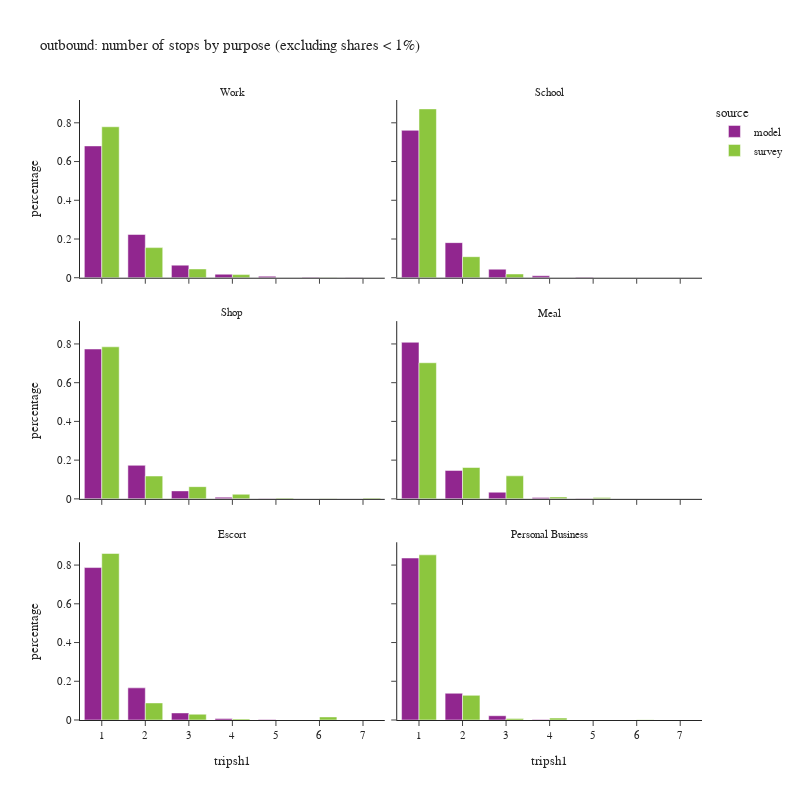

Source (notebook cell):
### Code cell
df_plot = df_tour.groupby(['tripsh1','pdpurp_label','source'])['toexpfac'].sum().reset_index()
df_plot['percentage'] = df_plot.groupby(['pdpurp_label','source'], group_keys=False)['toexpfac']. \
    apply(lambda x: x / float(x.sum()))
df_plot2 = df_plot.loc[(df_plot['percentage'] > 0.001) & (df_plot['tripsh1'] <= 10)]

fig = px.bar(df_plot2.sort_values(['source','pdpurp_label']),
             x="tripsh1", y="percentage", color="source",barmode="group",
             facet_col='pdpurp_label', facet_col_wrap=2, 
             hover_data=['toexpfac'],
             title="outbound: number of stops by purpose (excluding shares < 1%)")
fig.update_layout(height=800, width=800)
fig.for_each_annotation(lambda a: a.update(text = a.text.split("=")[-1]))
fig.for_each_xaxis(lambda a: a.update(dict(dtick = 1, categoryorder='category ascending')))
fig.show()

### Figure 1 — Plotly figure (JSON) as saved in the notebook; plotly's stock layout.template omitted (floating-point values rounded to 4 significant figures)
{"data": [{"alignmentgroup": "True", "customdata": [[1096000.0], [359600.0], [104700.0], [29430.0], [12400.0], [3548.0], [1907.0]], "hovertemplate": "source=model<br>pdpurp_label=Work<br>tripsh1=%{x}<br>percentage=%{y}<br>toexpfac=%{customdata[0]}<extra></extra>", "legendgroup": "model", "marker": {"color": "#91268F", "pattern": {"shape": ""}}, "name": "model", "offsetgroup": "model", "orientation": "v", "showlegend": true, "textposition": "auto", "type": "bar", "x": [1, 2, 3, 4, 5, 6, 7], "xaxis": "x5", "y": [0.6807, 0.2234, 0.06503, 0.01829, 0.007706, 0.002204, 0.001185], "yaxis": "y5"}, {"alignmentgroup": "True", "customdata": [[460100.0], [109600.0], [26680.0], [6004.0], [1682.0]], "hovertemplate": "source=model<br>pdpurp_label=School<br>tripsh1=%{x}<br>percentage=%{y}<br>toexpfac=%{customdata[0]}<extra></extra>", "legendgroup": "model", "marker": {"color": "#91268F", "pattern": {"shape": ""}}, "name": "model", "offsetgroup": "model", "orientation": "v", "showlegend": false, "textposition": "auto", "type": "bar", "x": [1, 2, 3, 4, 5], "xaxis": "x6", "y": [0.7611, 0.1813, 0.04413, 0.009932, 0.002782], "yaxis": "y6"}, {"alignmentgroup": "True", "customdata": [[565500.0], [126600.0], [30120.0], [6461.0], [1707.0]], "hovertemplate": "source=model<br>pdpurp_label=Shop<br>tripsh1=%{x}<br>percentage=%{y}<br>toexpfac=%{customdata[0]}<extra></extra>", "legendgroup": "model", "marker": {"color": "#91268F", "pattern": {"shape": ""}}, "name": "model", "offsetgroup": "model", "orientation": "v", "showlegend": false, "textposition": "auto", "type": "bar", "x": [1, 2, 3, 4, 5], "xaxis": "x3", "y": [0.7738, 0.1732, 0.04122, 0.008841, 0.002336], "yaxis": "y3"}, {"alignmentgroup": "True", "customdata": [[309700.0], [56230.0], [13170.0], [2936.0], [777.0]], "hovertemplate": "source=model<br>pdpurp_label=Meal<br>tripsh1=%{x}<br>percentage=%{y}<br>toexpfac=%{customdata[0]}<extra></extra>", "legendgroup": "model", "marker": {"color": "#91268F", "pattern": {"shape": ""}}, "name": "model", "offsetgroup": "model", "orientation": "v", "showlegend": false, "textposition": "auto", "type": "bar", "x": [1, 2, 3, 4, 5], "xaxis": "x4", "y": [0.8085, 0.1468, 0.03438, 0.007666, 0.002029], "yaxis": "y4"}, {"alignmentgroup": "True", "customdata": [[493800.0], [104100.0], [22890.0], [4835.0], [1339.0]], "hovertemplate": "source=model<br>pdpurp_label=Escort<br>tripsh1=%{x}<br>percentage=%{y}<br>toexpfac=%{customdata[0]}<extra></extra>", "legendgroup": "model", "marker": {"color": "#91268F", "pattern": {"shape": ""}}, "name": "model", "offsetgroup": "model", "orientation": "v", "showlegend": false, "textposition": "auto", "type": "bar", "x": [1, 2, 3, 4, 5], "xaxis": "x", "y": [0.7872, 0.1659, 0.03649, 0.007708, 0.002135], "yaxis": "y"}, {"alignmentgroup": "True", "customdata": [[331200.0], [54630.0], [8738.0], [1167.0]], "hovertemplate": "source=model<br>pdpurp_label=Personal Business<br>tripsh1=%{x}<br>percentage=%{y}<br>toexpfac=%{customdata[0]}<extra></extra>", "legendgroup": "model", "marker": {"color": "#91268F", "pattern": {"shape": ""}}, "name": "model", "offsetgroup": "model", "orientation": "v", "showlegend": false, "textposition": "auto", "type": "bar", "x": [1, 2, 3, 4], "xaxis": "x2", "y": [0.8364, 0.138, 0.02207, 0.002947], "yaxis": "y2"}, {"alignmentgroup": "True", "customdata": [[1083000.0], [216100.0], [63080.0], [22590.0], [1556.0]], "hovertemplate": "source=survey<br>pdpurp_label=Work<br>tripsh1=%{x}<br>percentage=%{y}<br>toexpfac=%{customdata[0]}<extra></extra>", "legendgroup": "survey", "marker": {"color": "#8CC63E", "pattern": {"shape": ""}}, "name": "survey", "offsetgroup": "survey", "orientation": "v", "showlegend": true, "textposition": "auto", "type": "bar", "x": [1, 2, 3, 4, 6], "xaxis": "x5", "y": [0.7796, 0.1555, 0.0454, 0.01626, 0.00112], "yaxis": "y5"}, {"alignmentgroup": "True", "customdata": [[426500.0], [53160.0], [9506.0]], "hovertemplate": "source=survey<br>pdpurp_label=School<br>tripsh1=%{x}<br>percentage=%{y}<br>toexpfac=%{customdata[0]}<extra></extra>", "legendgroup": "survey", "marker": {"color": "#8CC63E", "pattern": {"shape": ""}}, "name": "survey", "offsetgroup": "survey", "orientation": "v", "showlegend": false, "textposition": "auto", "type": "bar", "x": [1, 2, 3], "xaxis": "x6", "y": [0.8719, 0.1087, 0.01943], "yaxis": "y6"}, {"alignmentgroup": "True", "customdata": [[512600.0], [77000.0], [41160.0], [15470.0], [2581.0], [1044.0], [2947.0]], "hovertemplate": "source=survey<br>pdpurp_label=Shop<br>tripsh1=%{x}<br>percentage=%{y}<br>toexpfac=%{customdata[0]}<extra></extra>", "legendgroup": "survey", "marker": {"color": "#8CC63E", "pattern": {"shape": ""}}, "name": "survey", "offsetgroup": "survey", "orientation": "v", "showlegend": false, "textposition": "auto", "type": "bar", "x": [1, 2, 3, 4, 5, 6, 7], "xaxis": "x3", "y": [0.7852, 0.118, 0.06304, 0.0237, 0.003954, 0.001599, 0.004514], "yaxis": "y3"}, {"alignmentgroup": "True", "customdata": [[246700.0], [56860.0], [41740.0], [3409.0], [2273.0]], "hovertemplate": "source=survey<br>pdpurp_label=Meal<br>tripsh1=%{x}<br>percentage=%{y}<br>toexpfac=%{customdata[0]}<extra></extra>", "legendgroup": "survey", "marker": {"color": "#8CC63E", "pattern": {"shape": ""}}, "name": "survey", "offsetgroup": "survey", "orientation": "v", "showlegend": false, "textposition": "auto", "type": "bar", "x": [1, 2, 3, 4, 5], "xaxis": "x4", "y": [0.7028, 0.1619, 0.1189, 0.00971, 0.006475], "yaxis": "y4"}, {"alignmentgroup": "True", "customdata": [[468500.0], [48000.0], [16270.0], [2909.0], [8617.0]], "hovertemplate": "source=survey<br>pdpurp_label=Escort<br>tripsh1=%{x}<br>percentage=%{y}<br>toexpfac=%{customdata[0]}<extra></extra>", "legendgroup": "survey", "marker": {"color": "#8CC63E", "pattern": {"shape": ""}}, "name": "survey", "offsetgroup": "survey", "orientation": "v", "showlegend": false, "textposition": "auto", "type": "bar", "x": [1, 2, 3, 4, 6], "xaxis": "x", "y": [0.8598, 0.08809, 0.02986, 0.005338, 0.01581], "yaxis": "y"}, {"alignmentgroup": "True", "customdata": [[295100.0], [44050.0], [2597.0], [3446.0], [666.6]], "hovertemplate": "source=survey<br>pdpurp_label=Personal Business<br>tripsh1=%{x}<br>percentage=%{y}<br>toexpfac=%{customdata[0]}<extra></extra>", "legendgroup": "survey", "marker": {"color": "#8CC63E", "pattern": {"shape": ""}}, "name": "survey", "offsetgroup": "survey", "orientation": "v", "showlegend": false, "textposition": "auto", "type": "bar", "x": [1, 2, 3, 4, 6], "xaxis": "x2", "y": [0.8527, 0.1273, 0.007505, 0.009956, 0.001926], "yaxis": "y2"}], "layout": {"annotations": [{"font": {}, "showarrow": false, "text": "Escort", "x": 0.245, "xanchor": "center", "xref": "paper", "y": 0.2867, "yanchor": "bottom", "yref": "paper"}, {"font": {}, "showarrow": false, "text": "Personal Business", "x": 0.755, "xanchor": "center", "xref": "paper", "y": 0.2867, "yanchor": "bottom", "yref": "paper"}, {"font": {}, "showarrow": false, "text": "Shop", "x": 0.245, "xanchor": "center", "xref": "paper", "y": 0.6433, "yanchor": "bottom", "yref": "paper"}, {"font": {}, "showarrow": false, "text": "Meal", "x": 0.755, "xanchor": "center", "xref": "paper", "y": 0.6433, "yanchor": "bottom", "yref": "paper"}, {"font": {}, "showarrow": false, "text": "Work", "x": 0.245, "xanchor": "center", "xref": "paper", "y": 1.0, "yanchor": "bottom", "yref": "paper"}, {"font": {}, "showarrow": false, "text": "School", "x": 0.755, "xanchor": "center", "xref": "paper", "y": 1.0, "yanchor": "bottom", "yref": "paper"}], "barmode": "group", "height": 800, "legend": {"title": {"text": "source"}, "tracegroupgap": 0}, "title": {"text": "outbound: number of stops by purpose (excluding shares < 1%)"}, "width": 800, "xaxis": {"anchor": "y", "categoryorder": "category ascending", "domain": [0.0, 0.49], "dtick": 1, "title": {"text": "tripsh1"}}, "xaxis2": {"anchor": "y2", "categoryorder": "category ascending", "domain": [0.51, 1.0], "dtick": 1, "matches": "x", "title": {"text": "tripsh1"}}, "xaxis3": {"anchor": "y3", "categoryorder": "category ascending", "domain": [0.0, 0.49], "dtick": 1, "matches": "x", "showticklabels": false}, "xaxis4": {"anchor": "y4", "categoryorder": "category ascending", "domain": [0.51, 1.0], "dtick": 1, "matches": "x", "showticklabels": false}, "xaxis5": {"anchor": "y5", "categoryorder": "category ascending", "domain": [0.0, 0.49], "dtick": 1, "matches": "x", "showticklabels": false}, "xaxis6": {"anchor": "y6", "categoryorder": "category ascending", "domain": [0.51, 1.0], "dtick": 1, "matches": "x", "showticklabels": false}, "yaxis": {"anchor": "x", "domain": [0.0, 0.2867], "title": {"text": "percentage"}}, "yaxis2": {"anchor": "x2", "domain": [0.0, 0.2867], "matches": "y", "showticklabels": false}, "yaxis3": {"anchor": "x3", "domain": [0.3567, 0.6433], "matches": "y", "title": {"text": "percentage"}}, "yaxis4": {"anchor": "x4", "domain": [0.3567, 0.6433], "matches": "y", "showticklabels": false}, "yaxis5": {"anchor": "x5", "domain": [0.7133, 1.0], "matches": "y", "title": {"text": "percentage"}}, "yaxis6": {"anchor": "x6", "domain": [0.7133, 1.0], "matches": "y", "showticklabels": false}}}
